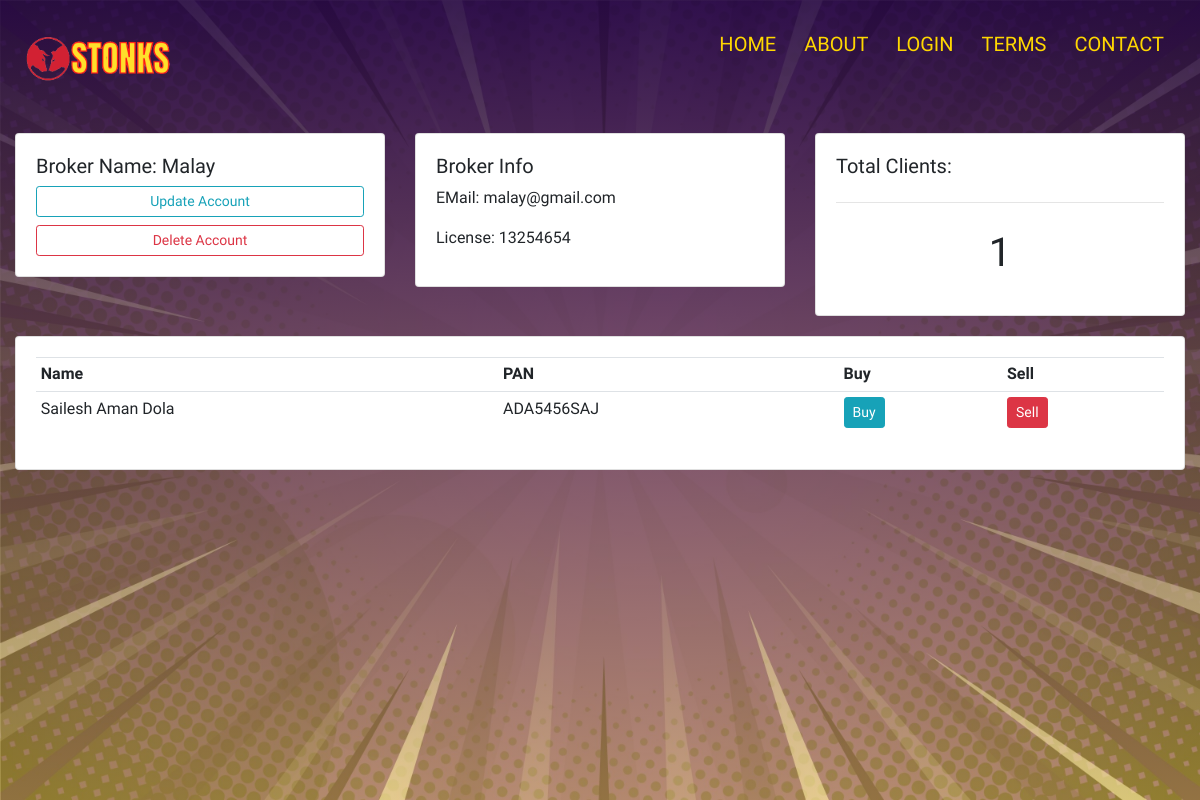
The app's page /broker/1/ with its own data.
### accounts/models.py (models this page shows, shortened)
class Broker(models.Model):
    BID = models.CharField(max_length = 12)
    Name = models.CharField(max_length = 50)
    Email = models.EmailField(null = True)
    License = models.CharField(max_length = 14)
    data_created  = models.DateTimeField(auto_now_add = True)

class Client_Broker(models.Model):
    CID = models.ForeignKey(Client, on_delete = models.CASCADE)
    BID = models.ForeignKey(Broker, on_delete = models.CASCADE)
    data_created = models.DateTimeField(auto_now_add=True)

class Client(models.Model):
    CID = models.CharField(max_length = 12)
    Name = models.CharField(max_length = 50)
    Email = models.EmailField()
    Portfolio_ID = models.CharField(max_length = 15)
    PAN = models.CharField(max_length = 14)
    data_created = models.DateTimeField(auto_now_add = True)

### accounts/views.py (the view)
# urls.py: path('broker/<str:ID>/', views.broker, name='broker'),
def broker(request, ID):
    broker = Broker.objects.get(id = ID)
    clients = broker.client_broker_set.all()
    cnt_cli = broker.client_broker_set.all().count()
    for C in clients:
        cr = C.CID.id
        stocks = Stock.objects.get(id = cr)
    context = {'broker': broker, 'clients': clients, "cnt_cli": cnt_cli, 'stocks': stocks}
    return render(request, 'accounts/broker.html', context)

### accounts/templates/accounts/broker.html (shortened to what this page needs)
{% load static %}
<!DOCTYPE html>
<html>
<head>
	<link rel="stylesheet" href="https://stackpath.bootstrapcdn.com/bootstrap/4.3.1/css/bootstrap.min.css">
    <link rel="stylesheet" type="text/css" href="{% static '/css/client.css' %}">
</head>
<body>
    <section class="header">
	<nav>
        <a href="{% url 'home' %}"><img src="{% static '/images/03.png' %}"></a>
        <div class="nav-links">
            <ul>
                <li> <a href="{% url 'home' %}">HOME</a></li>
                <li> <a href="{% url 'about' %}">ABOUT</a></li>
                <li> <a href="{% url 'login' %}">LOGIN</a></li>
                <li> <a href="{% url 'terms' %}">TERMS</a></li>
                <li> <a href="{% url 'contact' %}">CONTACT</a></li>
            </ul>
        </div>
    </nav>
	<div class="container-fluid">
        <br>
        <div class="row">
            <div class="col-md">
                <div class="card card-body">
                    <h5>Broker Name: {{broker.Name}}</h5>
                    <a class="btn btn-outline-info  btn-sm btn-block" href="">Update Account</a>
                    <a class="btn btn-outline-danger  btn-sm btn-block" href="">Delete Account</a>
                </div>
            </div>
            <div class="col-md">
                <div class="card card-body">
                    <h5>Broker Info</h5>
                    <p>EMail: {{broker.Email}}</p>
                    <p>License: {{broker.License}}</p>
                </div>
            </div>
            <div class="col-md">
                <div class="card card-body">
                    <h5>Total Clients:</h5>
                    <hr>
                    <h1 style="text-align: center;padding: 10px">{{cnt_cli}}</h1>
                </div>
            </div>
        </div>
        <div class="row">
            <div class="col-md">
                <div class="card card-body">
                    <table class="table table-sm">
                        <tr>
                            <th>Name</th>
                            <th>PAN</th>
                            <th>Buy</th>
                            <th>Sell</th>
                        </tr>
                        {% for C in clients %}
				        <tr>
					    <td>{{C.CID.Name}}</td>
					    <td>{{C.CID.PAN}}</td>
                        <td><a class="btn btn-sm btn-info" href="#">Buy</a></td>
					    <td><a class="btn btn-sm btn-danger" href="#">Sell</a></td>
				        </tr>
				        {% endfor %}
                    </table>
                </div>
            </div>
        </div>
    </div>
    </section>
</body>
</html>

### static/css/client.css (style rules this page uses)
* { margin: 0; padding: 0; font-family: 'Maven Pro', sans-serif; }
nav { display: flex; padding: 1% 2%; justify-content: space-between; align-items: center; }
nav img { width: 150px; }
.nav-links ul li { list-style: none; display: inline-block; padding: 8px 12px; position: relative; }
.nav-links ul li a { color: gold; text-decoration: none; font-size: 20px; }
.nav-links ul li::after { content: ''; width: 0%; height: 4px; background:orangered; display: block; margin: auto; transition: 0.2s; }
.row { padding-bottom: 20px; }

### records on screen
Broker: Name "Malay", Email "malay@gmail.com", License "13254654"
Client_Broker: CID.Name "Sailesh Aman Dola", CID.PAN "ADA5456SAJ"

### other values on screen
{{ cnt_cli }} "1"
